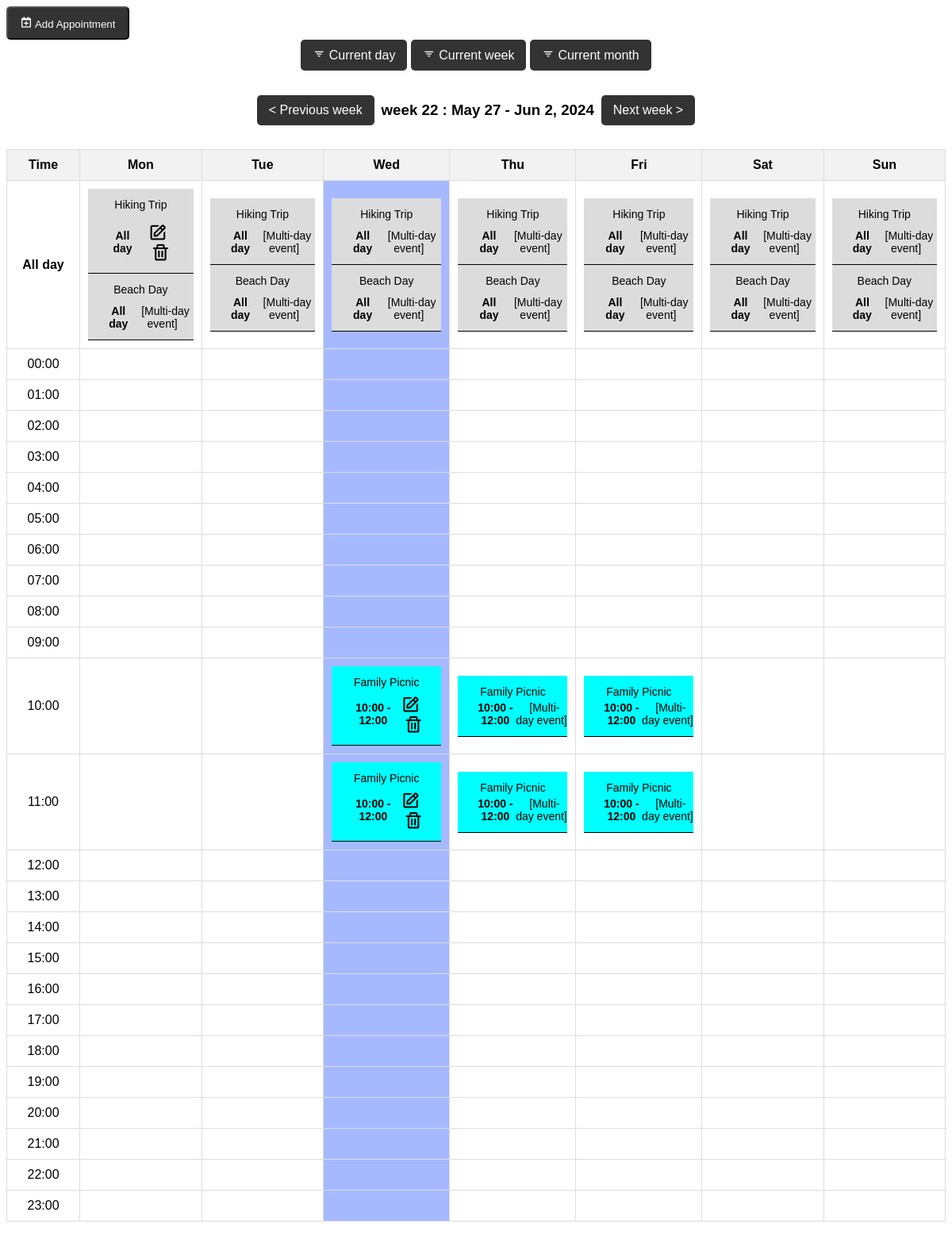
Screenshot of /?view=week&month=05&year=2024&week=22 with the database file from the repository.
### tables this page shows
CREATE TABLE `appointments` (
  `id` int(11) NOT NULL,
  `title` varchar(255) NOT NULL,
  `description` text DEFAULT NULL,
  `date` date NOT NULL,
  `end_date` date DEFAULT NULL,
  `start_time` time DEFAULT NULL,
  `end_time` time DEFAULT NULL,
  `is_full_day` tinyint(1) NOT NULL DEFAULT 0,
  `category` varchar(50) DEFAULT NULL,
  `created_at` timestamp NULL DEFAULT current_timestamp(),
  `category_id` int(11) DEFAULT NULL
);

### index.php (the view, shortened to what this page needs)
<?php
include 'db_connection.php';
$month = isset($_GET['month']) ? $_GET['month'] : date('m');
$year = isset($_GET['year']) ? $_GET['year'] : date('Y');
$view = isset($_GET['view']) ? $_GET['view'] : 'month';
$week = isset($_GET['week']) ? $_GET['week'] : date('W');
$daysInMonth = cal_days_in_month(CAL_GREGORIAN, $month, $year);
$firstDay = mktime(0, 0, 0, $month, 1, $year);
$monthName = date('F', $firstDay);
$dayOfWeek = date('N', $firstDay);
$currentWeek = date('W');
$daysOfWeek = ["Mon", "Tue", "Wed", "Thu", "Fri", "Sat", "Sun"];
?>
<!DOCTYPE html>
<html lang="en">
<head>
    <link rel="stylesheet" href="css/style.css">
    <link href='https://unpkg.com/boxicons@2.1.4/css/boxicons.min.css' rel='stylesheet'>
</head>
<body>
    <button onclick="openAddModal()" class="buttun"> <i class='bx bx-calendar-plus bx-tada bx-xs'></i> Add Appointment</button>
    <div class="calendar-container">
        <div class="navigation">
            <a href='?view=day&month=<?= date('m') ?>&year=<?= date('Y') ?>'> <i class='bx bx-filter'></i> Current day </a> &nbsp;
            <a href='?view=week&month=<?= date('m') ?>&year=<?= date('Y') ?>&week=<?= $currentWeek ?>'> <i class='bx bx-filter'></i> Current week</a>&nbsp;
            <a href='?view=month&month=<?= date('m') ?>&year=<?= date('Y') ?>'><i class='bx bx-filter'></i> Current month</a>
        </div>
        <?php if ($view == 'month') : ?>
            <div class="navigation">
                <a href='?month=<?= ($month == 1) ? 12 : $month - 1 ?>&year=<?= ($month == 1) ? $year - 1 : $year ?>'>
                    &lt; Previous</a>
                <h3 class='h3'><?= $monthName ?> <?= $year ?></h3>
                <a href='?month=<?= ($month == 12) ? 1 : $month + 1 ?>&year=<?= ($month == 12) ? $year + 1 : $year ?>'>Next
                    &gt;</a>
            </div>
            <table class="tableM">
                <tr>
                    <?php foreach ($daysOfWeek as $day) : ?>
                        <th><?= $day ?></th>
                    <?php endforeach; ?>
                </tr>
                <tr>
                    <?php
                    for ($i = 1; $i < $dayOfWeek; $i++) {
                        echo "<td class='other-month'>" . (date('t', mktime(0, 0, 0, $month - 1, 1, $year)) - ($dayOfWeek - $i - 1)) . "</td>";
                    }
                    $dates = [];
                    for ($day = 1; $day <= $daysInMonth; $day++) {
                        $class = ($day == date('j') && $month == date('n') && $year == date('Y')) ? 'today' : '';
                        echo "<td class='date $class' style='width: 300px'>$day";
                        if (!empty($dates)) {
                            foreach ($dates as $date => $data) {
                                if (date('d', strtotime($date)) == $day) {
                                    foreach ($data as $entry) {
                                        $color = $entry['color'];
                                        $title = (strlen($entry['title']) > 18) ? substr($entry['title'], 0, 18) . '...' : $entry['title'];
                                        $time = $entry['time'];
                                        $id = $entry['id'];
                                        echo "<div class='appointment' style='background-color: $color;'>";
                                        echo "<span class='date Hovericon' onclick='DisplayEventsModel(" . $id . ")'>$title</span><br/>";
                                        echo "<div class='descriptionCurrEv'><span>$time [Multi-day event]</span>";
                                        echo "</div></div>";
                                    }
                                    unset($dates[$date]);
                                }
                            }
                        }
                        $appointments = [];
                        $sql = "SELECT a.*, c.*, a.id FROM appointments a LEFT JOIN categories c ON a.category_id = c.id WHERE YEAR(a.date) = $year AND MONTH(a.date) = $month AND DAY(a.date) = $day ORDER BY a.start_time";
                        $result = $pdo->query($sql);
                        if ($result->rowCount() > 0) {
                            while ($row = $result->fetch(PDO::FETCH_ASSOC)) {
                                $time = '';
                                $title = (strlen($row['title']) > 18) ? substr($row['title'], 0, 18) . '...' : $row['title'];
                                if ($row["is_full_day"] == 1) {
                                    echo "<div class='appointment' style='background-color: " . $row["color"] . ";'>";
                                    echo "<span class='full-day Hovericon' onclick='DisplayEventsModel(" . $row["id"] . ")'>" . $title . "<br/></span> <div class='containerAll'> <span class='descriptionEv'> All-day</span>";
                                    $time = 'All-day';
                                } else {
                                    echo "<div class='appointment' style='background-color: " . $row["color"] . ";'>";
                                    echo "<span class='timed Hovericon' onclick='DisplayEventsModel(" . $row["id"] . ")'>" . $title . " <br/> </span>";
                                    echo "<div class='containerAll'><span class='descriptionEv'>" . substr($row["start_time"], 0, 5);
                                    if (!empty($row["end_time"])) {
                                        echo " - " . substr($row["end_time"], 0, 5);
                                    }
                                    $time = substr($row["start_time"], 0, 5) . " - " . substr($row["end_time"], 0, 5);
                                    echo "</span>";
                                }
                                if (!empty($row["end_date"]) && $row["end_date"] != $row["date"]) {
                                    $start = new DateTime($row["date"]);
                                    $end = new DateTime($row["end_date"]);
                                    $currentDate = clone $start;
                                    $currentDate = $currentDate->modify('+1 day');
                                    while ($currentDate <= $end) {
                                        $dates[$currentDate->format('Y-m-d')][] = [
                                            'color' => $row["color"],
                                            'title' => $row["title"],
                                            'id' => $row["id"],
                                            'time' => $time
                                        ];
                                        $currentDate->modify('+1 day');
                                    }
                                }
                                echo "<div class='iconsDV'><i class='bx bx-edit bx-sm Hovericon' style='margin-right: 7px;' onclick='openModalEdite(" . $row["id"] . ")'></i>";
                                echo "<i class='bx bx-trash bx-sm Hovericon' onclick='deleteAppointment(" . $row["id"] . ")'></i></div>";
                                echo "</div></div>";
                            }
                        }
                        echo "</td>";
                        if (date('N', mktime(0, 0, 0, $month, $day, $year)) == 7) {
                            echo "</tr><tr>";
                        }
                    }
                    $lastDayOfWeek = date('N', mktime(0, 0, 0, $month, $daysInMonth, $year));
                    for ($i = $lastDayOfWeek + 1; $i <= 7; $i++) {
                        $nextMonthDay = $i - $lastDayOfWeek;
                        echo "<td class='other-month'>$nextMonthDay</td>";
                    }
                    ?>
                </tr>
            </table>
        <?php elseif ($view == 'week') : ?>
            <?php
            $weekNumber = date('W', strtotime($year . '-01-01 +' . ($week - 1) . ' weeks'));
            $firstDayOfWeek = strtotime('+' . (($week - 1) * 7) . ' days', strtotime($year . '-01-01'));
            $firstDayOfWeek = date('M j', $firstDayOfWeek);
            $lastDayOfWeek = strtotime('+' . (6 + (($week - 1) * 7)) . ' days', strtotime($year . '-01-01'));
            $lastDayOfWeek = date('M j, Y', $lastDayOfWeek);
            ?>
            <div class="navigation">
                <a href='?view=week&week=<?= $week - 1 ?>'>
                    < Previous week </a>&nbsp;&nbsp;
                        <h3> week <?= $weekNumber ?> :
                            <?= $firstDayOfWeek . " - " . $lastDayOfWeek ?></h3>
                        &nbsp;&nbsp;<a href='?view=week&week=<?= $week + 1 ?>'> Next week > </a>
            </div>
            <table>
                <tr>
                    <th>Time</th>
                    <?php foreach ($daysOfWeek as $day) : ?>
                        <th><?= $day ?></th>
                    <?php endforeach; ?>
                </tr>
                <tr>
                    <td style="font-weight: bold;width: 100px;">All day</td>
                    <?php for ($i = 1; $i <= 7; $i++) :
                        $startOfWeek = new DateTime();
                        $startOfWeek->setISODate($year, $week, $i);
                        $currentDate = $startOfWeek->format('Y-m-d');
                        $class = ($currentDate  == sprintf('%04d-%02d-%02d', date('Y'), date('n'), date('j'))) ? 'today' : '';
                    ?>
                        <td style='width: 170px;' class='date <?= $class ?>'>
                            <?php
                            $sql = "SELECT a.*, c.* ,a.id FROM appointments a LEFT JOIN categories c ON a.category_id = c.id WHERE DATE(a.date) <= :currentDate AND (:currentDate <= DATE(a.end_date) OR a.end_date IS NULL) AND a.is_full_day = 1";
                            $stmt = $pdo->prepare($sql);
                            $stmt->bindParam(':currentDate', $currentDate);
                            $stmt->execute();
                            $fullDayEvents = $stmt->fetchAll(PDO::FETCH_ASSOC);
                            foreach ($fullDayEvents as $fullDayEvent) {
                                $title = (strlen($fullDayEvent['title']) > 18) ? substr($fullDayEvent['title'], 0, 18) . '...' : $fullDayEvent['title'];
                                echo "<div class='appointment' style='background-color: " . $fullDayEvent["color"] . ";'>";
                                echo "<span class='full-day Hovericon' onclick='DisplayEventsModel(" . $fullDayEvent["id"] . ")'>" . $title . "<br/></span> <div class='containerAll' style='margin-top: 16px;'> <span class='descriptionEv'> All day </span>";
                                if ($fullDayEvent['date'] == $currentDate) {
                                    echo "<div class='iconsDV'><i class='bx bx-edit bx-sm Hovericon' style='margin-right: 7px;' onclick='openModalEdite(" . $fullDayEvent["id"] . ")'></i>";
                                    echo "<i class='bx bx-trash bx-sm Hovericon' onclick='deleteAppointment(" . $fullDayEvent["id"] . ")'></i></div>";
                                    echo "</div></div>";
                                } else {
                                    echo "<div style='margin-top: -5px;'><span> &nbsp;&nbsp;[Multi-day event]</span></div>";
                                    echo "</div></div>";
                                }
                            }
                            ?>
                        </td>
                    <?php endfor; ?>
                </tr>
                <?php for ($hour = 0; $hour < 24; $hour++) : ?>
                    <tr>
                        <td style="width: 100px;"><?= str_pad($hour, 2, '0', STR_PAD_LEFT) ?>:00</td>
                        <?php for ($day = 1; $day <= 7; $day++) :
                            $startOfWeek = new DateTime();
                            $startOfWeek->setISODate($year, $week, $day);
                            $currentDate = $startOfWeek->format('Y-m-d');
                            $currentHour = str_pad($hour, 2, '0', STR_PAD_LEFT) . ':00:00';
                            $nextHour = str_pad($hour + 1, 2, '0', STR_PAD_LEFT) . ':00:00';
                            $class = ($currentDate  == sprintf('%04d-%02d-%02d', date('Y'), date('n'), date('j'))) ? 'today' : '';
                        ?>
                            <td style='width: 170px;' class='date <?= $class ?>'>
                                <?php
                                $sql = "SELECT a.*, c.* ,a.id  FROM appointments a LEFT JOIN categories c ON a.category_id = c.id WHERE (a.date = :date OR (:date BETWEEN a.date AND a.end_date)) AND ((a.start_time <= :start_time AND a.end_time > :start_time) OR (a.start_time >= :start_time AND a.start_time < :next_hour)) ORDER BY a.start_time";
                                $stmt = $pdo->prepare($sql);
                                $stmt->bindParam(':date', $currentDate);
                                $stmt->bindParam(':start_time', $currentHour);
                                $stmt->bindParam(':next_hour', $nextHour);
                                $stmt->execute();
                                $events = $stmt->fetchAll(PDO::FETCH_ASSOC);
                                foreach ($events as $event) {
                                    $title = (strlen($event['title']) > 18) ? substr($event['title'], 0, 18) . '...' : $event['title'];
                                    echo "<div class='appointment' style='background-color: " . $event["color"] . ";'>";
                                    echo "<span class='timed Hovericon' onclick='DisplayEventsModel(" . $event["id"] . ")'>" . $title . " <br/> </span>";
                                    echo "<div class='containerAll'><span class='descriptionEv'>" . substr($event["start_time"], 0, 5);
                                    if (!empty($event["end_time"])) {
                                        echo " - " . substr($event["end_time"], 0, 5);
                                    }
                                    echo "</span>";
                                    if ($event['date'] == $currentDate) {
                                        echo "<div class='iconsDV'><i class='bx bx-edit bx-sm Hovericon' style='margin-right: 7px;' onclick='openModalEdite(" . $event["id"] . ")'></i>";
                                        echo "<i class='bx bx-trash bx-sm Hovericon' onclick='deleteAppointment(" . $event["id"] . ")'></i></div>";
                                        echo "</div></div>";
                                    } else {
                                        echo "<div style='margin-top: -5px;'><span> &nbsp;&nbsp;[Multi-day event]</span></div>";
                                        echo "</div></div>";
                                    }
                                }
                                ?>
                            </td>
                        <?php endfor; ?>
                    </tr>
                <?php endfor; ?>
            </table>
        <?php endif; ?>
    </div>
</body>
</html>

### css/style.css (style rules this page uses)
body { font-family: Arial, sans-serif; }
table { border-collapse: collapse; width: 100%; margin-bottom: 70px; }
th, td { border: 1px solid #ddd; padding: 10px; text-align: center; }
th { background-color: #f2f2f2; }
.today { background-color: #a6b9ff; }
.navigation { margin-bottom: 20px; display: flex; justify-content: center; align-items: center; }
.navigation a ,.buttun { padding: 10px 15px; background-color: #333; color: #fff; text-decoration: none; border-radius: 5px; transition: background-color 0.3s ease; }
.appointment { font-size: 14px; padding-top: 12px; padding-bottom: 12px; border-bottom: 1px solid black; }
.descriptionEv { color: black; font-weight: bolder; margin-left: 22px; margin-top: -5px; font-size: 14px; }
.containerAll { display: flex; align-items: center; margin-top: 9px; }
.iconsDV { margin-left: auto; margin-right: 15px; }
.Hovericon { cursor: pointer; }

### rows the page displays
appointments: title "Hiking Trip", date "[Multi-day event]"
appointments: title "Beach Day", date "[Multi-day event]"
appointments: title "Family Picnic", start_time "10:00", end_time "12:00", date "[Multi-day event]"

### other values shown
$weekNumber "22"
$firstDayOfWeek "May 27"
$lastDayOfWeek "Jun 2, 2024"
$day "Mon"
$day "Tue"
$day "Wed"
$day "Thu"
$day "Fri"
$day "Sat"
$day "Sun"
str_pad($hour, 2, '0', STR_PAD_LEFT) "00"
str_pad($hour, 2, '0', STR_PAD_LEFT) "01"
str_pad($hour, 2, '0', STR_PAD_LEFT) "02"
str_pad($hour, 2, '0', STR_PAD_LEFT) "03"
str_pad($hour, 2, '0', STR_PAD_LEFT) "04"
